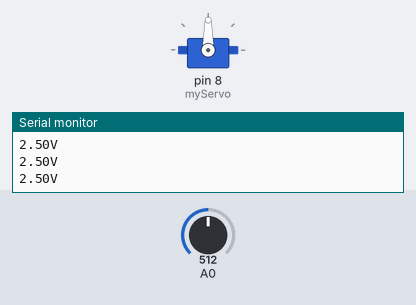
Recording of a sketch running on a simulated Arduino Uno, built with avr-gcc and run on an emulated ATmega328P. Parts: servo, the last lines printed to the serial monitor. Inputs (shaded band) come from the test bench; at power-on: A0 = 512.

Above: at 1.2 s.
1.3 s: A0 set to 494
At 2.5 s:
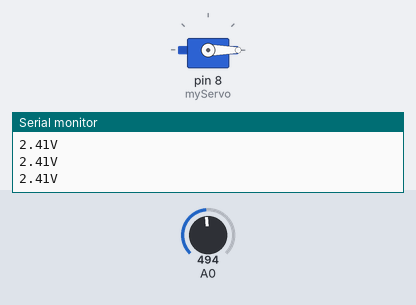
2.8 s: A0 set to 716
At 4.0 s:
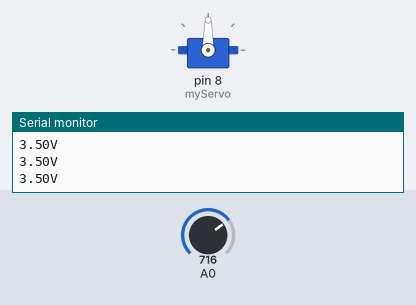
4.3 s: A0 set to 511
At 5.6 s:
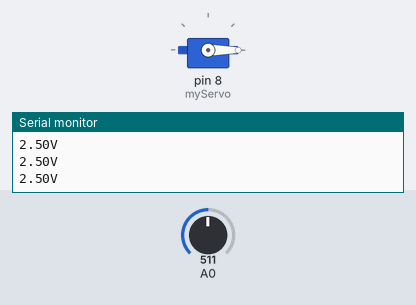
Timing chart, 0 to 7.3 s (numbered marks = the images above; inputs shaded):
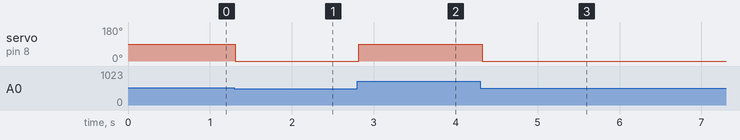

Measured:
- the behaviour switches between 512 and 511 on A0 (found by bisection; images 0 and 1)
- after the input at 1.3 s, servo on pin 8 (myServo): 90° → 0° at once
- after the input at 2.8 s, servo on pin 8 (myServo): 0° → 90° at once
- after the input at 4.3 s, servo on pin 8 (myServo): 90° → 0° at once

The sketch:

worksheet_2_exercise_21.ino
```cpp
// C++ code
//
#include <Servo.h>
Servo myServo;

void setup()
{
  myServo.attach(8);
  Serial.begin(9600);
}

void loop()
{
  float getVoltage = convertVoltage();
  if (getVoltage > 2.5) {
    myServo.write(90);
    delay(100);
  }
  else if (getVoltage < 2.5) {
    myServo.write(-90);
    delay(100);
  }
}

  float convertVoltage() {
    int potentiometerValue = analogRead(A0);
    float voltageValue = potentiometerValue * (5.0/1023.0);
    Serial.print(voltageValue);
    Serial.println("V");
    return voltageValue;
  }
```
